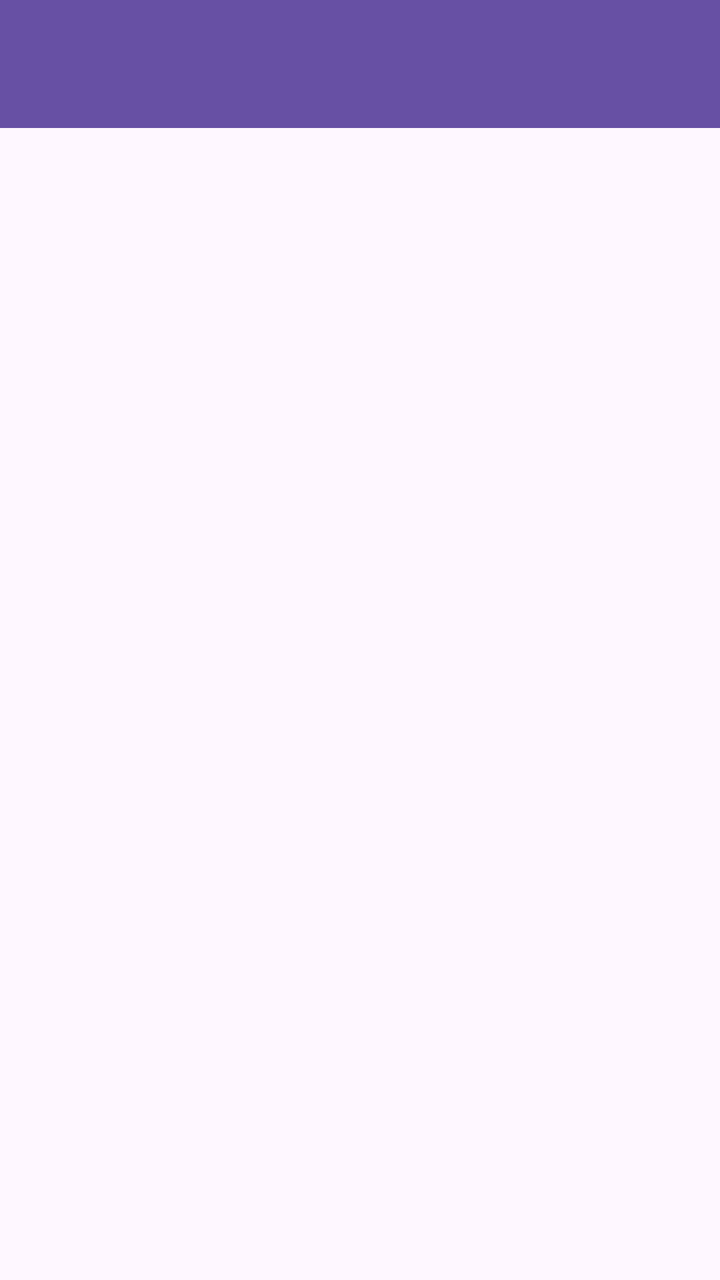
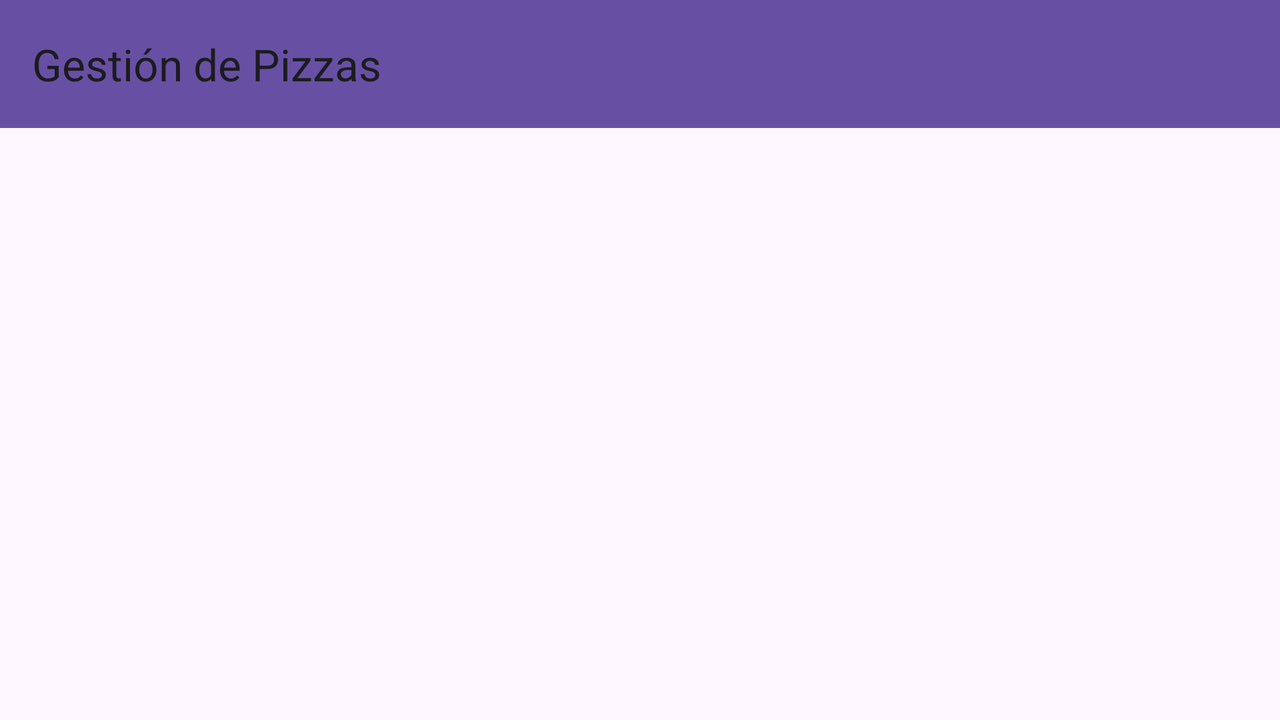

The same Android screen from two of the app's own layout files: first res/layout/ as a phone draws it, then the repository's variant for another configuration, drawn on a device whose configuration selects that folder. Both files follow.
<!-- AndroidManifest.xml: application theme Theme.Gestio_pizzas_room -->
<!-- res/layout/activity_main.xml -->
<?xml version="1.0" encoding="utf-8"?>
<androidx.constraintlayout.widget.ConstraintLayout xmlns:android="http://schemas.android.com/apk/res/android"
    xmlns:app="http://schemas.android.com/apk/res-auto"
    xmlns:tools="http://schemas.android.com/tools"
    android:id="@+id/main"
    android:layout_width="match_parent"
    android:layout_height="match_parent"
    tools:context=".MainActivity">

    <androidx.appcompat.widget.Toolbar
        android:id="@+id/toolbar"
        android:layout_width="409dp"
        android:layout_height="wrap_content"
        android:background="?attr/colorPrimary"
        android:minHeight="?attr/actionBarSize"
        android:theme="?attr/actionBarTheme"
        app:layout_constraintEnd_toEndOf="parent"
        app:layout_constraintStart_toStartOf="parent"
        app:layout_constraintTop_toTopOf="parent" />

    <androidx.recyclerview.widget.RecyclerView
        android:id="@+id/rvDatos"
        android:layout_width="409dp"
        android:layout_height="665dp"
        app:layout_constraintBottom_toBottomOf="parent"
        app:layout_constraintEnd_toEndOf="parent"
        app:layout_constraintStart_toStartOf="parent"
        app:layout_constraintTop_toBottomOf="@+id/toolbar" />
</androidx.constraintlayout.widget.ConstraintLayout>
<!-- resources referenced by this layout -->
<resources>
  <style name="Theme.Gestio_pizzas_room" parent="Base.Theme.Gestio_pizzas_room" />
  <style name="Base.Theme.Gestio_pizzas_room" parent="Theme.Material3.DayNight.NoActionBar">
          
          
      </style>
</resources>
<!-- res/layout-land/activity_main.xml (the repository's variant of the layout above) -->
<!-- drawn on the phone turned sideways -->
<?xml version="1.0" encoding="utf-8"?>
<androidx.constraintlayout.widget.ConstraintLayout
    xmlns:android="http://schemas.android.com/apk/res/android"
    xmlns:tools="http://schemas.android.com/tools"
    xmlns:app="http://schemas.android.com/apk/res-auto"
    android:layout_width="match_parent"
    android:layout_height="match_parent"
    tools:context=".MainActivity">

    <androidx.appcompat.widget.Toolbar
        android:id="@+id/menu"
        android:layout_width="0dp"
        android:layout_height="wrap_content"
        android:background="?attr/colorPrimary"
        app:popupTheme="@style/ThemeOverlay.AppCompat.Light"
        app:title="Gestión de Pizzas"
        app:layout_constraintTop_toTopOf="parent"
        app:layout_constraintStart_toStartOf="parent"
        app:layout_constraintEnd_toEndOf="parent"/>


    <androidx.recyclerview.widget.RecyclerView
        android:id="@+id/recyclerview"
        android:layout_width="0dp"
        android:layout_height="0dp"
        app:layout_constraintTop_toBottomOf="@id/menu"
        app:layout_constraintStart_toStartOf="parent"
        app:layout_constraintEnd_toEndOf="parent"
        app:layout_constraintBottom_toBottomOf="parent"/>
</androidx.constraintlayout.widget.ConstraintLayout>
